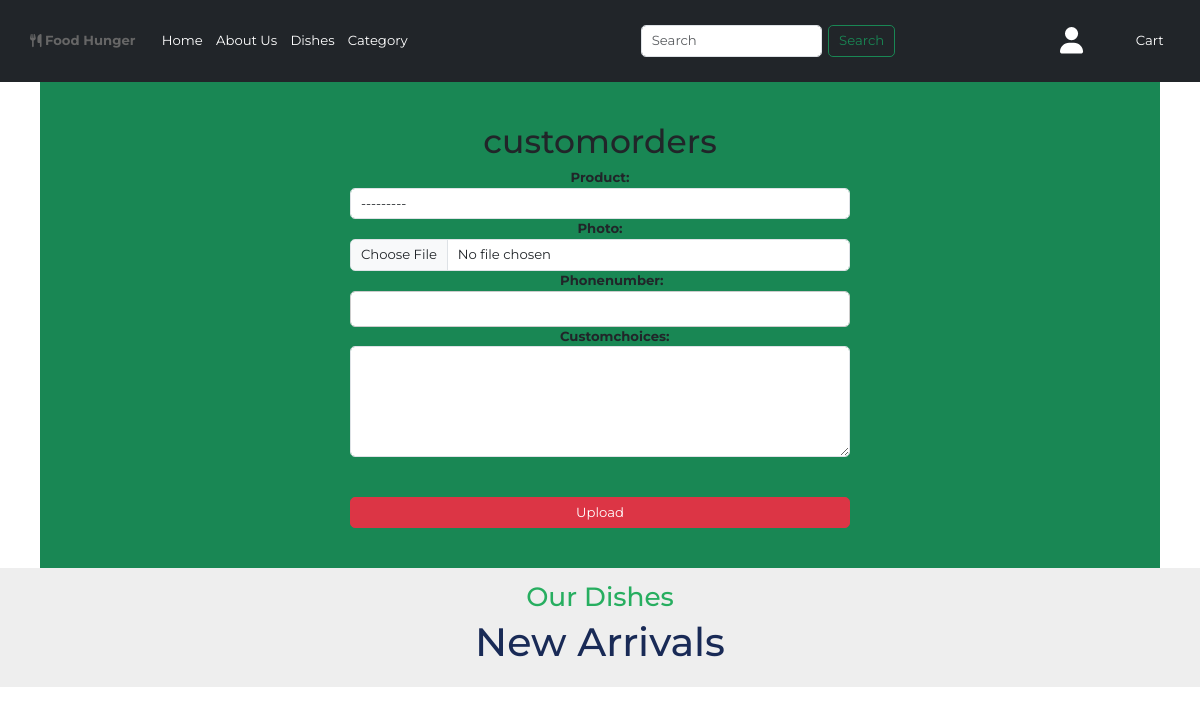
Before: /customorders/ (signed in) with the older database file.
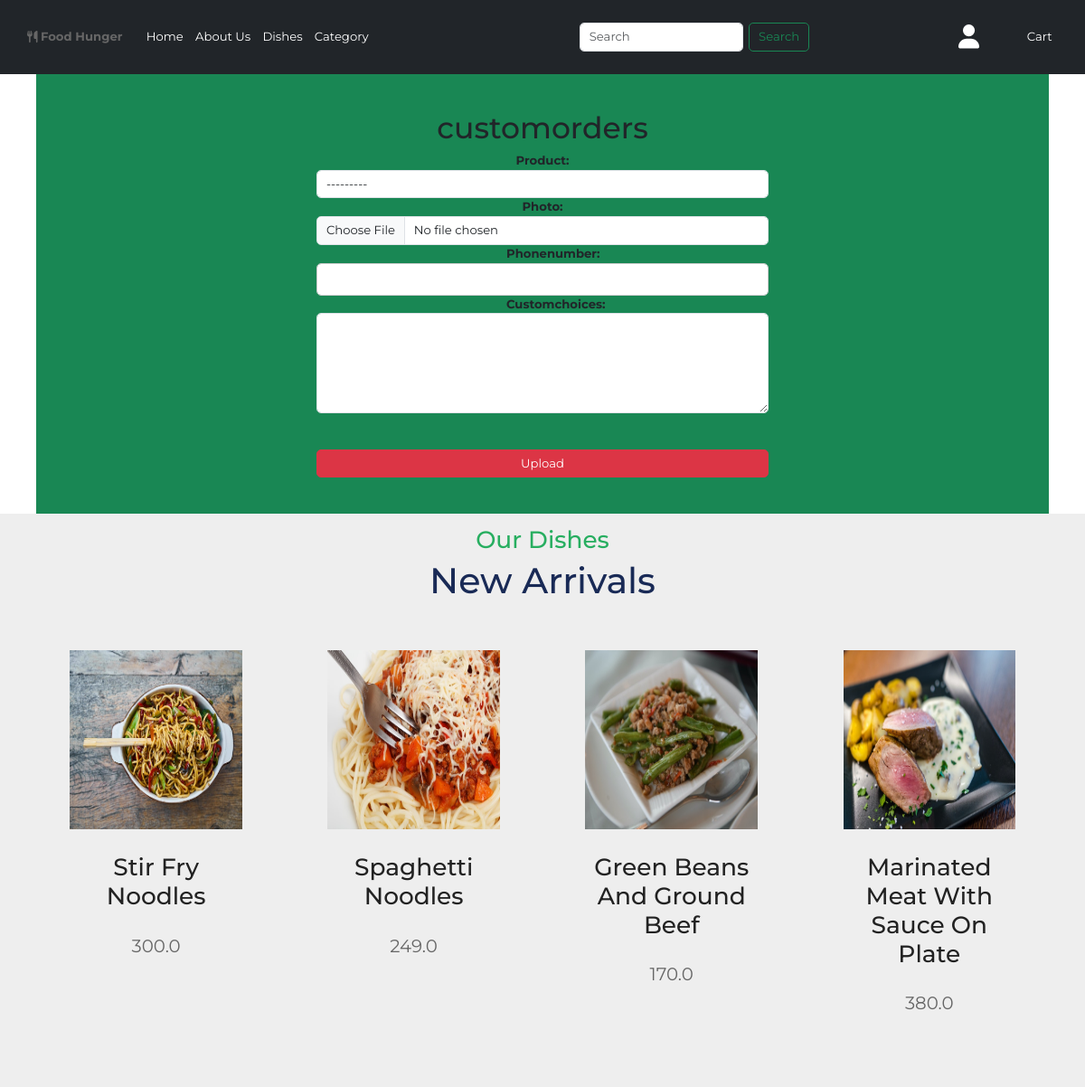
After: the same page with the newer database file.
### app/models.py (models this page shows)
class Product(models.Model):
    title = models.CharField(max_length=100)
    selling_price = models.FloatField()
    discounted_price = models.FloatField()
    description = models.TextField()
    composition = models.TextField(default='')
    prodapp = models.TextField(default='')
    category = models.CharField(choices=CATEGORY_CHOICES, max_length=2)
    product_image = models.ImageField(upload_to='product')
    def __str__(self):
        return str(self.title)

### app/views.py (the view)
# urls.py: path('customorders/', views.customorders,name='customorders'),
def customorders(request):
    category_choice = "NA"  # or any other value from the CATEGORY_CHOICES tuple
    newarrivals_products = Product.objects.filter(category=category_choice)
    if request.user.is_authenticated:
        if request.method == "POST":
            form = CustomOrdersForm(request.POST, request.FILES)
            if form.is_valid():
                user = request.user
                photo = form.cleaned_data['photo']
                custom_order = form.save(commit=False)
                custom_order.user = user
                custom_order.photo = photo
                custom_order.custom_status = 'Pending'
                custom_order.save()
                order = Custom_Orders.objects.filter(user=user).latest('date')
                status = order.custom_status
                if status == 'Pending':
                    subject = 'Order Confirmation'
                    message = f"Dear {user.username}, your customorder has been sent to food hunger check your site to see the status of the order"
                    from_email = settings.EMAIL_HOST_USER
                    recipient_list = [user.email]
                    send_mail(subject, message, from_email, recipient_list, fail_silently=False)
                return redirect('orderscustom')
        else:
            form = CustomOrdersForm()
        context = {'form': form, 'newarrivals_products': newarrivals_products}
        return render(request, "app/customorders.html", context)
    else:
        return redirect('orders')

### app/forms.py
class CustomOrdersForm(forms.ModelForm):
    phonenumber = forms.IntegerField(widget=forms.NumberInput(attrs={'class': 'form-control', 'style': 'width: 100%;'}))
    class Meta:
        model = Custom_Orders
        fields = ['product', 'photo', 'phonenumber', 'customchoices' ]
        widgets = {
            'product': forms.Select(attrs={'class': 'form-control'}),
            'photo': forms.ClearableFileInput(attrs={'class': 'form-control'}),
            'customchoices': forms.Textarea(attrs={'class': 'form-control', 'rows': 5}),
        }

### app/templates/app/customorders.html (shortened to what this page needs)
{% extends 'app/base.html' %}
{% load static %}
{% block customorders %}
<div class="container">
    <div class="py-5 text-center bg-success">
        <h1> customorders</h1>
        <form action="" method="post" enctype="multipart/form-data">
            {{form}}<br><br>
            <input type="submit" class="btn btn-danger w-100" value="Upload">
        </form>
    </div>
</div>
<section class="menu" id="menu">
    <h3 class="sub-heading">Our Dishes</h3>
    <h1 class="heading"> New Arrivals </h1>
    <div class="container box-container">
      <div class="owl-carousel" id="slider1">
        {% for prod in newarrivals_products %}
        <a href="{% url 'product-detail' prod.id %}" class="btn">
        <div class="box">
            <img src="{{prod.product_image.url}}" alt="">
            <h3>{{prod.title}}</h3>
            <p>{{prod.discounted_price}}</p>
        </div>
        </a>
        {% endfor %}
    </div>
  </section>
{% endblock customorders %}

Changed rows visible on the page:
added Product: product_image (picture), title "Stir Fry Noodles", discounted_price "300.0"
added Product: product_image (picture), title "Spaghetti Noodles", discounted_price "249.0"
added Product: product_image (picture), title "Green Beans And Ground Beef", discounted_price "170.0"
added Product: product_image (picture), title "Marinated Meat With Sauce On Plate", discounted_price "380.0"
